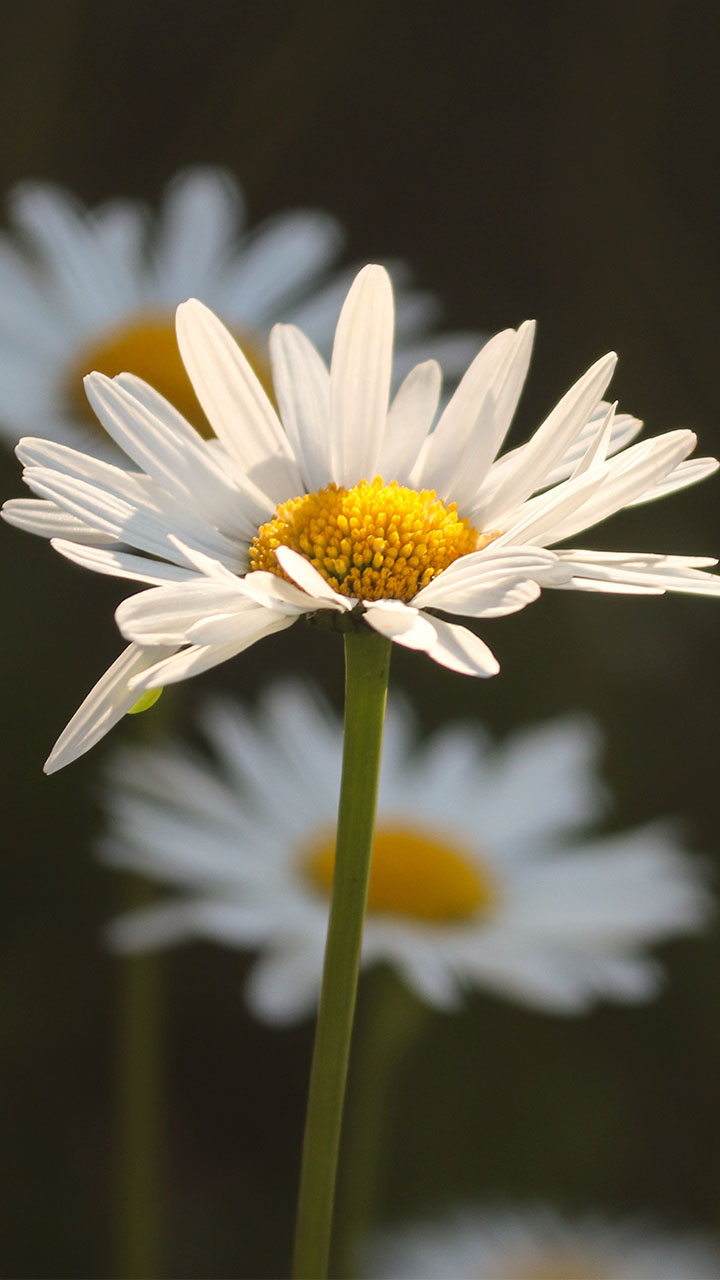
#> input picture flow.jpg, 720 x 1280 px
$ python Test.py
#> lines starting #> are read from the running program, lines starting #| are printed output that depends on the picture
#> further down, image is the input picture: shape (1280, 720, 3); mean R, G, B 95.5, 90.2, 74.1
#| (1280, 720, 3)
#> (printed output is left out)
import matplotlib.image as img
from matplotlib import pyplot as plt
import numpy as np

def convolve(mat, fil, st):
#> called with mat = array of shape (1280, 720, 3, 1), fil = array of shape (3, 3, 3, 1), st = 1
    H = mat.shape[0]
#> H = 1280
    W = mat.shape[1]
#> W = 720
    D = mat.shape[2]
#> D = 3
    B = mat.shape[3]
#> B = 1

    sz = fil.shape[0]
    nF = fil.shape[3]

    nH = (H - sz)//st + 1
#> nH = 1278
    nW = (W - sz)//st + 1
#> nW = 718

    ans = np.zeros((nH,nW,nF,B))

    for ib in range(0, B):
        for ft in range(0, nF):
            for i in range(0, nH):
                for j in range(0, nW):
                    ans[i][j][ft][ib] = np.sum(mat[ (i*st):(i*st + sz), (j*st):(j*st + sz),:,ib] * fil[:,:,:,ft])

    return ans

def AvrgPooling(mat, fil, st):
#> called with mat = array of shape (1278, 718, 1, 1), fil = array of shape (2, 2, 1), st = 2
    H = mat.shape[0]
#> H = 1278
    W = mat.shape[1]
#> W = 718
    D = mat.shape[2]
#> D = 1
    B = mat.shape[3]
#> B = 1

    sz = fil.shape[0]

    nH = (H - sz)//st + 1
#> nH = 639
    nW = (W - sz)//st + 1
#> nW = 359

    ans = np.zeros((nH,nW,D,B))

    for ib in range(0, B):
        for i in range(0, nH):
            for j in range(0, nW):
                temp = mat[ (i*st):(i*st + sz), (j*st):(j*st + sz),:,ib] * fil[:,:,:]
                ans[i,j,:,ib] = np.sum(temp, (0,1))

    return ans

def RELU(Z):
    return np.maximum(0,Z)

image = img.imread("./flow.jpg")
print(image.shape)

image = image / 256
print(image)

image = image.reshape((image.shape[0],image.shape[1],3,1))

fil = [ [ [[0], [0], [0]], [[1], [1], [1]], [[0], [0], [0]] ], [ [[1], [1], [1]], [[-4], [-4], [-4]], [[1], [1], [1]] ], [ [[0], [0], [0]], [[1], [1], [1]], [[0], [0], [0]] ] ]
fil = np.array(fil)

#fil = np.random.rand(3,3,3,3) - 0.5

pool = np.zeros((2,2,1)) + 0.25

print(fil.shape)
print(fil[:,:,0,0])

ans = convolve(image, fil, 1)
ans = RELU(ans)

ans = AvrgPooling(ans, pool, 2)
print(ans.shape)
#| (639, 359, 1, 1)
ans = ans.reshape((ans.shape[0],ans.shape[1])) * 255
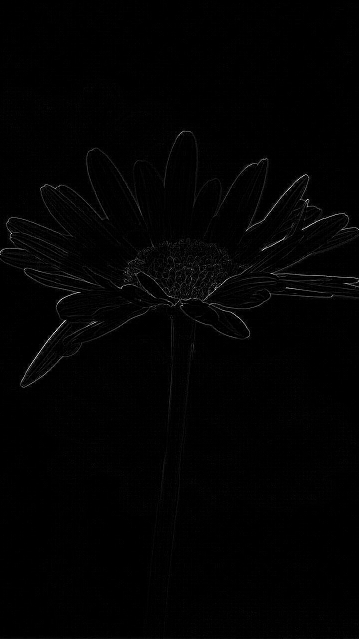
#> ans: shape (639, 359) float64; min 0, max 434.3, mean 4.9; drawn with min black and max white

plt.imshow(ans)
plt.show()
